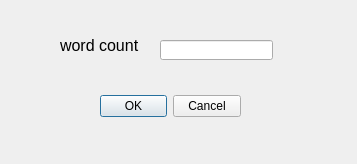
<?xml version="1.0" encoding="UTF-8"?>
<ui version="4.0">
 <class>askfornum</class>
 <widget class="QDialog" name="askfornum">
  <property name="geometry">
   <rect>
    <x>0</x>
    <y>0</y>
    <width>357</width>
    <height>164</height>
   </rect>
  </property>
  <property name="windowTitle">
   <string>Dialog</string>
  </property>
  <widget class="QDialogButtonBox" name="buttonBox">
   <property name="geometry">
    <rect>
     <x>100</x>
     <y>90</y>
     <width>141</width>
     <height>32</height>
    </rect>
   </property>
   <property name="orientation">
    <enum>Qt::Horizontal</enum>
   </property>
   <property name="standardButtons">
    <set>QDialogButtonBox::Cancel|QDialogButtonBox::Ok</set>
   </property>
  </widget>
  <widget class="QLabel" name="label">
   <property name="geometry">
    <rect>
     <x>60</x>
     <y>30</y>
     <width>81</width>
     <height>31</height>
    </rect>
   </property>
   <property name="text">
    <string>&lt;html&gt;&lt;head/&gt;&lt;body&gt;&lt;p&gt;&lt;span style=&quot; font-size:12pt;&quot;&gt;word count&lt;/span&gt;&lt;/p&gt;&lt;/body&gt;&lt;/html&gt;</string>
   </property>
  </widget>
  <widget class="QLineEdit" name="lineEdit">
   <property name="geometry">
    <rect>
     <x>160</x>
     <y>40</y>
     <width>113</width>
     <height>20</height>
    </rect>
   </property>
  </widget>
 </widget>
 <resources/>
 <connections>
  <connection>
   <sender>buttonBox</sender>
   <signal>accepted()</signal>
   <receiver>askfornum</receiver>
   <slot>accept()</slot>
   <hints>
    <hint type="sourcelabel">
     <x>248</x>
     <y>254</y>
    </hint>
    <hint type="destinationlabel">
     <x>157</x>
     <y>274</y>
    </hint>
   </hints>
  </connection>
  <connection>
   <sender>buttonBox</sender>
   <signal>rejected()</signal>
   <receiver>askfornum</receiver>
   <slot>reject()</slot>
   <hints>
    <hint type="sourcelabel">
     <x>316</x>
     <y>260</y>
    </hint>
    <hint type="destinationlabel">
     <x>286</x>
     <y>274</y>
    </hint>
   </hints>
  </connection>
 </connections>
</ui>
